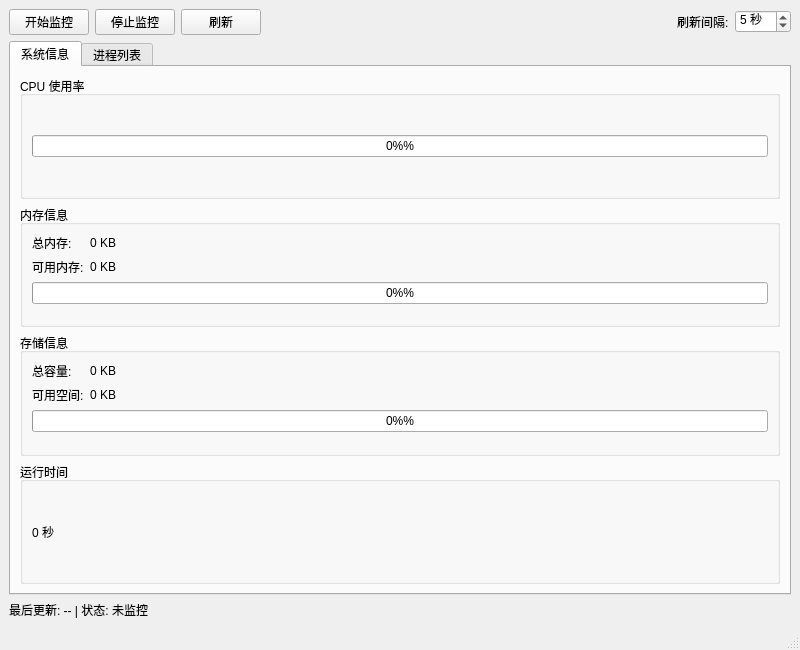
<?xml version="1.0" encoding="UTF-8"?>
<ui version="4.0">
 <class>SystemMonitorWindow</class>
 <widget class="QMainWindow" name="SystemMonitorWindow">
  <property name="geometry">
   <rect>
    <x>0</x>
    <y>0</y>
    <width>800</width>
    <height>650</height>
   </rect>
  </property>
  <property name="windowTitle">
   <string>系统监控</string>
  </property>
  <widget class="QWidget" name="centralwidget">
   <layout class="QVBoxLayout" name="verticalLayout">
    <item>
     <layout class="QHBoxLayout" name="horizontalLayout_2">
      <item>
       <widget class="QPushButton" name="btnStartMonitor">
        <property name="text">
         <string>开始监控</string>
        </property>
        <property name="minimumHeight">
         <number>40</number>
        </property>
        <property name="minimumWidth">
         <number>100</number>
        </property>
       </widget>
      </item>
      <item>
       <widget class="QPushButton" name="btnStopMonitor">
        <property name="text">
         <string>停止监控</string>
        </property>
        <property name="minimumHeight">
         <number>40</number>
        </property>
        <property name="minimumWidth">
         <number>100</number>
        </property>
       </widget>
      </item>
      <item>
       <widget class="QPushButton" name="btnRefresh">
        <property name="text">
         <string>刷新</string>
        </property>
        <property name="minimumHeight">
         <number>40</number>
        </property>
        <property name="minimumWidth">
         <number>100</number>
        </property>
       </widget>
      </item>
      <item>
       <spacer name="horizontalSpacer">
        <property name="orientation">
         <enum>Qt::Horizontal</enum>
        </property>
        <property name="sizeHint" stdset="0">
         <size>
          <width>40</width>
          <height>20</height>
         </size>
        </property>
       </spacer>
      </item>
      <item>
       <widget class="QLabel" name="labelInterval">
        <property name="text">
         <string>刷新间隔:</string>
        </property>
       </widget>
      </item>
      <item>
       <widget class="QSpinBox" name="spinInterval">
        <property name="minimum">
         <number>1</number>
        </property>
        <property name="maximum">
         <number>60</number>
        </property>
        <property name="value">
         <number>5</number>
        </property>
        <property name="suffix">
         <string> 秒</string>
        </property>
        <property name="minimumWidth">
         <number>80</number>
        </property>
       </widget>
      </item>
     </layout>
    </item>
    <item>
     <widget class="QTabWidget" name="tabWidget">
      <property name="currentIndex">
       <number>0</number>
      </property>
      <widget class="QWidget" name="tabSysInfo">
       <attribute name="title">
        <string>系统信息</string>
       </attribute>
       <layout class="QVBoxLayout" name="verticalLayout_2">
        <item>
         <widget class="QGroupBox" name="groupCpu">
          <property name="title">
           <string>CPU 使用率</string>
          </property>
          <layout class="QVBoxLayout" name="verticalLayout_3">
           <item>
            <widget class="QProgressBar" name="progressCpu">
             <property name="minimumHeight">
              <number>30</number>
             </property>
             <property name="value">
              <number>0</number>
             </property>
             <property name="format">
              <string>%p%%</string>
             </property>
             <property name="textVisible">
              <bool>true</bool>
             </property>
            </widget>
           </item>
          </layout>
         </widget>
        </item>
        <item>
         <widget class="QGroupBox" name="groupMemory">
          <property name="title">
           <string>内存信息</string>
          </property>
          <layout class="QFormLayout" name="formLayout">
           <item row="0" column="0">
            <widget class="QLabel" name="labelMemTotal">
             <property name="text">
              <string>总内存:</string>
             </property>
            </widget>
           </item>
           <item row="0" column="1">
            <widget class="QLabel" name="labelMemTotalValue">
             <property name="text">
              <string>0 KB</string>
             </property>
            </widget>
           </item>
           <item row="1" column="0">
            <widget class="QLabel" name="labelMemFree">
             <property name="text">
              <string>可用内存:</string>
             </property>
            </widget>
           </item>
           <item row="1" column="1">
            <widget class="QLabel" name="labelMemFreeValue">
             <property name="text">
              <string>0 KB</string>
             </property>
            </widget>
           </item>
           <item row="2" column="0" colspan="2">
            <widget class="QProgressBar" name="progressMem">
             <property name="minimumHeight">
              <number>30</number>
             </property>
             <property name="value">
              <number>0</number>
             </property>
             <property name="format">
              <string>%p%%</string>
             </property>
             <property name="textVisible">
              <bool>true</bool>
             </property>
            </widget>
           </item>
          </layout>
         </widget>
        </item>
        <item>
         <widget class="QGroupBox" name="groupDisk">
          <property name="title">
           <string>存储信息</string>
          </property>
          <layout class="QFormLayout" name="formLayout_2">
           <item row="0" column="0">
            <widget class="QLabel" name="labelDiskTotal">
             <property name="text">
              <string>总容量:</string>
             </property>
            </widget>
           </item>
           <item row="0" column="1">
            <widget class="QLabel" name="labelDiskTotalValue">
             <property name="text">
              <string>0 KB</string>
             </property>
            </widget>
           </item>
           <item row="1" column="0">
            <widget class="QLabel" name="labelDiskFree">
             <property name="text">
              <string>可用空间:</string>
             </property>
            </widget>
           </item>
           <item row="1" column="1">
            <widget class="QLabel" name="labelDiskFreeValue">
             <property name="text">
              <string>0 KB</string>
             </property>
            </widget>
           </item>
           <item row="2" column="0" colspan="2">
            <widget class="QProgressBar" name="progressDisk">
             <property name="minimumHeight">
              <number>30</number>
             </property>
             <property name="value">
              <number>0</number>
             </property>
             <property name="format">
              <string>%p%%</string>
             </property>
             <property name="textVisible">
              <bool>true</bool>
             </property>
            </widget>
           </item>
          </layout>
         </widget>
        </item>
        <item>
         <widget class="QGroupBox" name="groupUptime">
          <property name="title">
           <string>运行时间</string>
          </property>
          <layout class="QHBoxLayout" name="horizontalLayout">
           <item>
            <widget class="QLabel" name="labelUptime">
             <property name="text">
              <string>0 秒</string>
             </property>
            </widget>
           </item>
          </layout>
         </widget>
        </item>
       </layout>
      </widget>
      <widget class="QWidget" name="tabProcessList">
       <attribute name="title">
        <string>进程列表</string>
       </attribute>
       <layout class="QVBoxLayout" name="verticalLayout_4">
        <item>
         <widget class="QTableWidget" name="tableProcesses">
          <column>
           <property name="text">
            <string>PID</string>
           </property>
          </column>
          <column>
           <property name="text">
            <string>名称</string>
           </property>
          </column>
          <column>
           <property name="text">
            <string>用户</string>
           </property>
          </column>
          <column>
           <property name="text">
            <string>CPU%</string>
           </property>
          </column>
          <column>
           <property name="text">
            <string>MEM%</string>
           </property>
          </column>
          <column>
           <property name="text">
            <string>状态</string>
           </property>
          </column>
          <column>
           <property name="text">
            <string>内存(KB)</string>
           </property>
          </column>
         </widget>
        </item>
       </layout>
      </widget>
     </widget>
    </item>
    <item>
     <widget class="QLabel" name="labelUpdateTime">
     <property name="text">
      <string>最后更新: -- | 状态: 未监控</string>
     </property>
    </widget>
    </item>
   </layout>
  </widget>
  <widget class="QMenuBar" name="menubar">
   <property name="geometry">
    <rect>
     <x>0</x>
     <y>0</y>
     <width>800</width>
     <height>22</height>
    </rect>
   </property>
  </widget>
  <widget class="QStatusBar" name="statusbar"/>
 </widget>
 <resources/>
 <connections/>
</ui>
